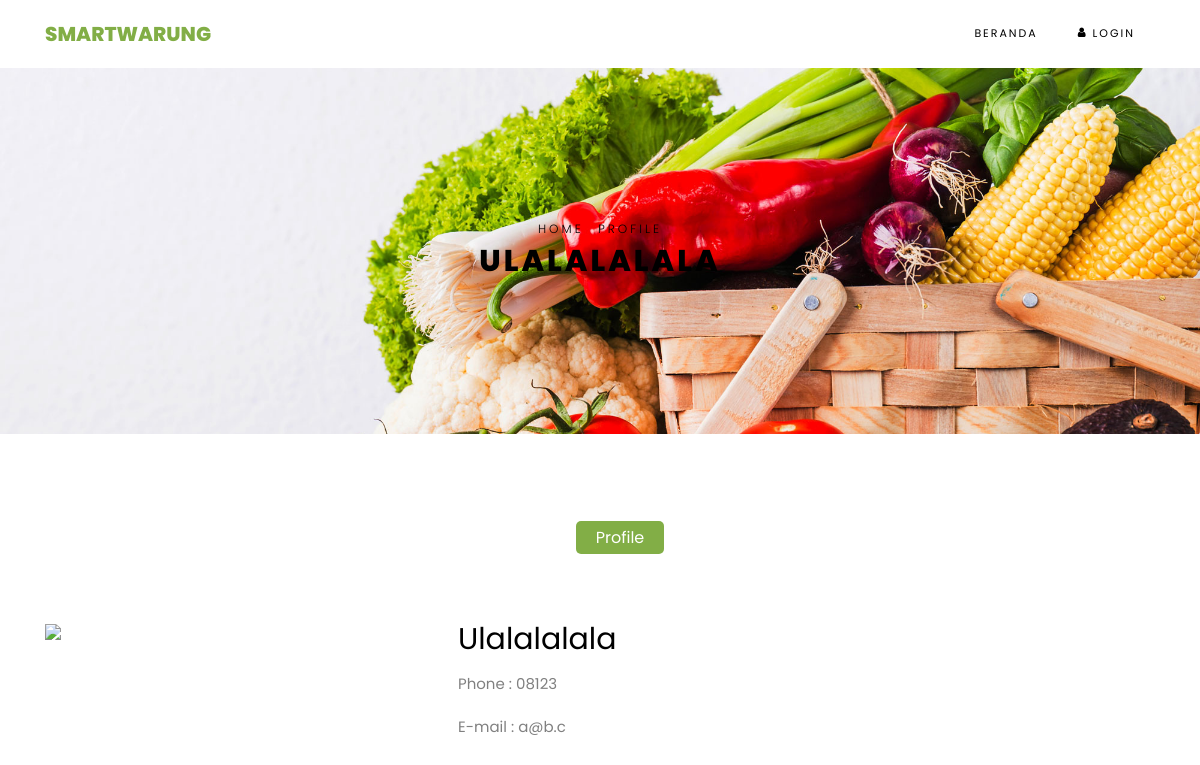
The app's page /profile/show/abcd with its own data.
### tables this page shows
CREATE TABLE `users` (
  `name` varchar(255) NOT NULL,
  `username` varchar(255) NOT NULL,
  `password` varchar(255) NOT NULL,
  `phone` varchar(255) NOT NULL,
  `email` varchar(255) NOT NULL,
  `role` int(11) DEFAULT NULL,
  `photo` text
);

### application/controllers/profile.php (called while the page is built, shortened)
<?php
class profile extends CI_Controller {
    public function __construct(){
        $this->load->model('users');
        $this->load->model('invoices');
        $this->load->model('items');
        $this->load->library('form_validation');
    }
    public function show($username){
        $data['user'] = $this->users->get_username($username);
        $data['active'] = 'index';
        $this->load->view('template/header');
        $this->load->view('profile/index',$data);
        $this->load->view('template/footer');
    }
}?>

### index.php (called while the page is built, shortened)
<?php
require_once BASEPATH.'core/CodeIgniter.php';

### application/models/users.php (called while the page is built, shortened)
<?php
class users extends CI_Model {
    public function get_username($username){
        $this->db->where('username', $username);
        return $this->db->get('users')->row_array();
    }
}
?>

### application/views/profile/index.php (the view, shortened to what this page needs)
<div class="hero-wrap hero-bread" style="background-image: url('images/bg_1.jpg');">
	<div class="container">
	<div class="row no-gutters slider-text align-items-center justify-content-center">
		<div class="col-md-9 ftco-animate text-center">
		<p class="breadcrumbs" style="color: black;"><span class="mr-2" ><a href="<?php echo base_url(); ?>" style="color: black;">Home</a></span> <span style="color: black;">Profile</span></p>
		<h1 class="mb-0 bread" style="color: black;"><?php echo $user['name']; ?></h1>
		</div>
	</div>
	</div>
</div>
    <section class="ftco-section">
    <div class="container">
        <div class="row justify-content-center">
            <div class="col-md-10 mb-5 text-center">
                <ul class="product-category">
                    <?php include APPPATH.'views/profile/menu.php'; ?>
                </ul>
            </div>
        </div>
        <div class="row">
            <div class="container">
                <div class="row">
                    <div class="col-lg-4 mb-5 ftco-animate">
                        <?php if($user['photo'] == null): ?>
                        <a href="<?php echo base_url('assets/images/no-photo.png') ?>" class="image-popup"><img src="<?php echo base_url('assets/images/no-photo.png') ?>" class="img-fluid" ></a>
                        <?php else: ?>
                            <a href="<?php $photos = explode(',',$user['photo']); echo base_url('assets/uploads/').$photos[0] ?>" class="image-popup"><img src="<?php $photos = explode(',',$user['photo']); echo base_url('assets/uploads/').$photos[0] ?>" class="img-fluid" ></a>
                        <?php endif; ?>
                    </div>
                    <div class="col-lg-8 product-details pl-md-5 ftco-animate">
                        <h3><?php echo $user['name'] ?></h3>
                        <p>Phone    : <?php echo $user['phone'] ?></p>
                        <p>E-mail   : <?php echo $user['email'] ?></p>
                    </div>
                </div>
            </div>
        </div>
    </div>
</section>

### records on screen
users: name "ULALALALALA", name "Ulalalalala", phone "08123", email "a@b.c"
